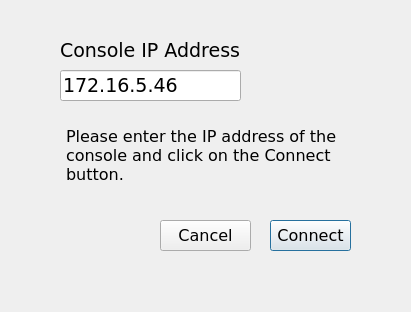
<?xml version="1.0" encoding="UTF-8"?>
<ui version="4.0">
 <class>Dialog</class>
 <widget class="QDialog" name="Dialog">
  <property name="geometry">
   <rect>
    <x>0</x>
    <y>0</y>
    <width>411</width>
    <height>312</height>
   </rect>
  </property>
  <property name="windowTitle">
   <string>Install EPC</string>
  </property>
  <property name="autoFillBackground">
   <bool>true</bool>
  </property>
  <widget class="QPushButton" name="btnConnect">
   <property name="geometry">
    <rect>
     <x>270</x>
     <y>220</y>
     <width>81</width>
     <height>31</height>
    </rect>
   </property>
   <property name="font">
    <font>
     <family>Verdana</family>
     <pointsize>12</pointsize>
    </font>
   </property>
   <property name="text">
    <string>Connect</string>
   </property>
  </widget>
  <widget class="QPushButton" name="btnCancel">
   <property name="geometry">
    <rect>
     <x>160</x>
     <y>220</y>
     <width>91</width>
     <height>31</height>
    </rect>
   </property>
   <property name="font">
    <font>
     <family>Verdana</family>
     <pointsize>12</pointsize>
    </font>
   </property>
   <property name="text">
    <string>Cancel</string>
   </property>
  </widget>
  <widget class="QLabel" name="lblConsoleIP">
   <property name="geometry">
    <rect>
     <x>60</x>
     <y>40</y>
     <width>191</width>
     <height>21</height>
    </rect>
   </property>
   <property name="font">
    <font>
     <family>Verdana</family>
     <pointsize>14</pointsize>
    </font>
   </property>
   <property name="text">
    <string>Console IP Address</string>
   </property>
  </widget>
  <widget class="QLineEdit" name="txtConsoleIPAddress">
   <property name="geometry">
    <rect>
     <x>60</x>
     <y>70</y>
     <width>181</width>
     <height>31</height>
    </rect>
   </property>
   <property name="font">
    <font>
     <family>Verdana</family>
     <pointsize>14</pointsize>
    </font>
   </property>
   <property name="inputMask">
    <string/>
   </property>
   <property name="text">
    <string>172.16.5.46</string>
   </property>
   <property name="cursorPosition">
    <number>11</number>
   </property>
   <property name="placeholderText">
    <string/>
   </property>
  </widget>
  <widget class="QLabel" name="label">
   <property name="geometry">
    <rect>
     <x>66</x>
     <y>130</y>
     <width>321</width>
     <height>51</height>
    </rect>
   </property>
   <property name="font">
    <font>
     <family>Verdana</family>
     <pointsize>12</pointsize>
    </font>
   </property>
   <property name="text">
    <string>Please enter the IP address of the console and click on the Connect button.</string>
   </property>
   <property name="textFormat">
    <enum>Qt::PlainText</enum>
   </property>
   <property name="wordWrap">
    <bool>true</bool>
   </property>
  </widget>
 </widget>
 <resources/>
 <connections/>
</ui>
